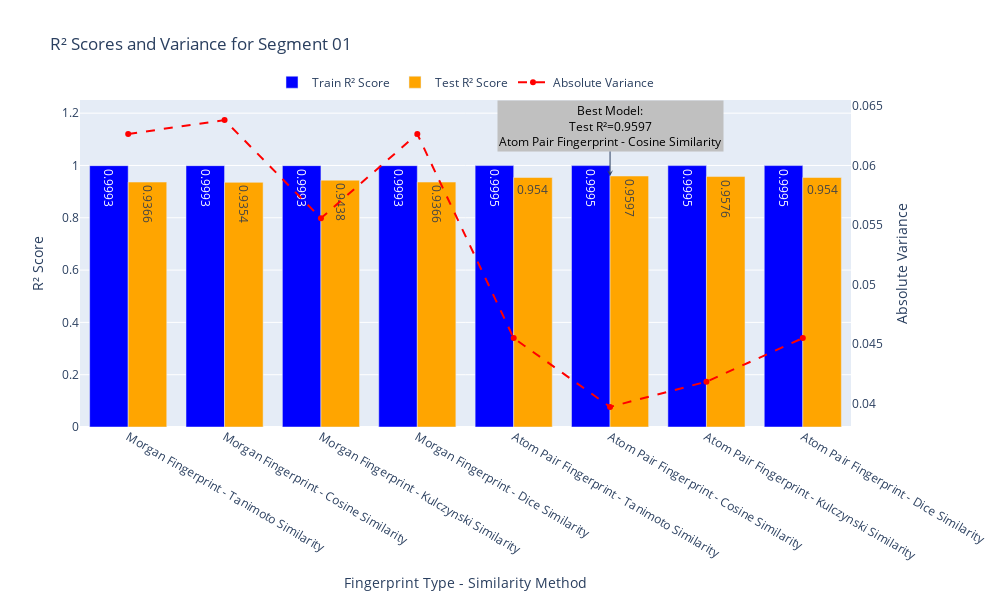
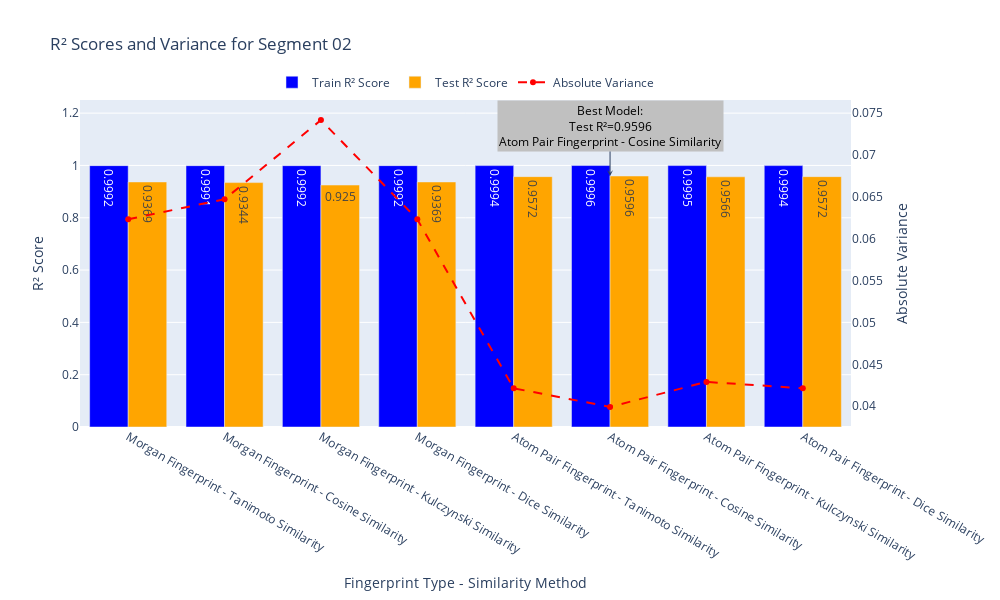
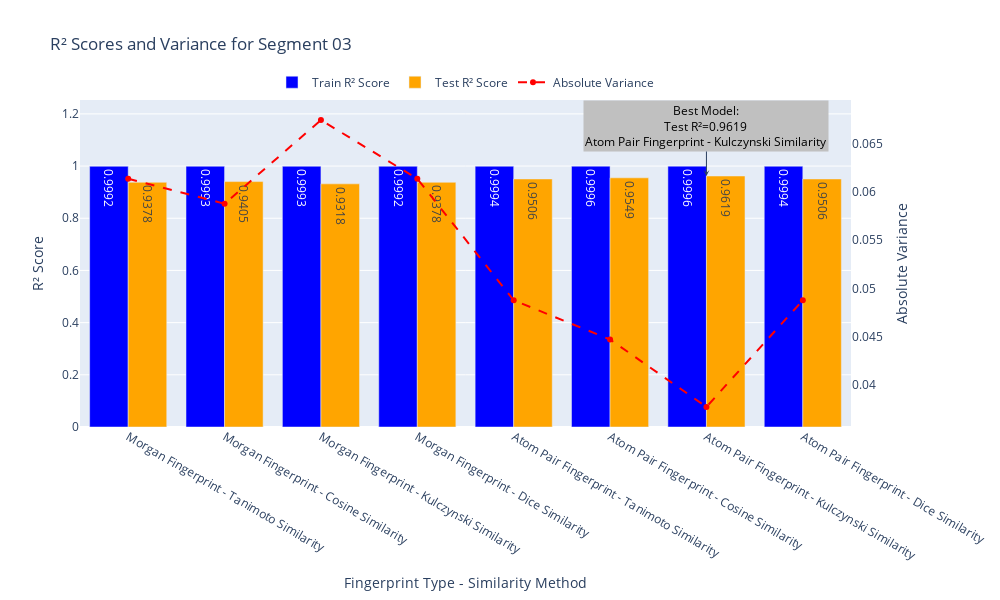
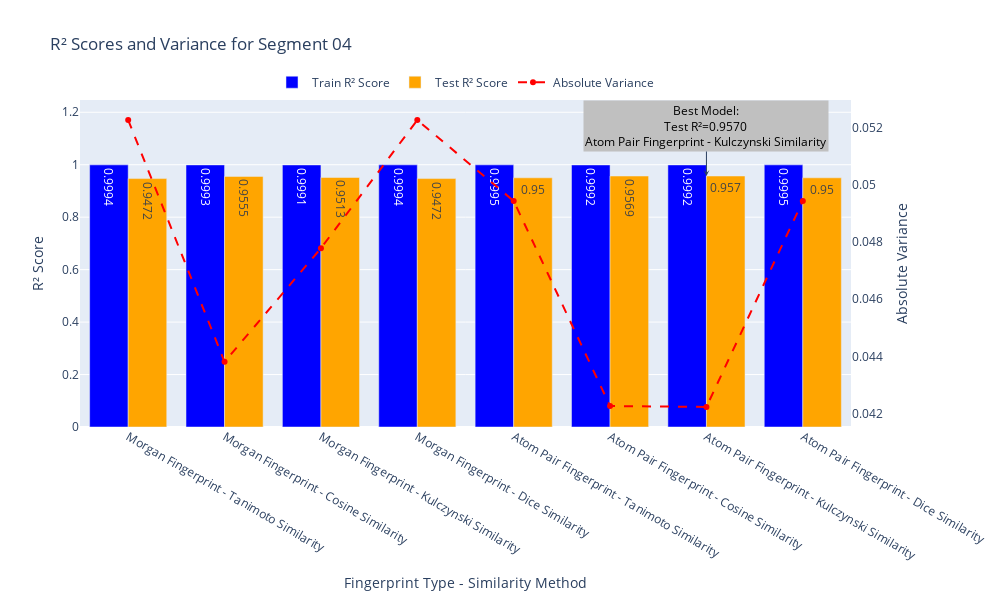

Notebook code for these charts, in order:
### Code cell
import pandas as pd
import plotly.graph_objects as go
import plotly.express as px

# Load the results from the CSV file
final_results = pd.read_csv(r"C:\Users\Chamod Peiris\Documents\Curcumin_Scripts\LUMO_Filtered_Segmented_Analysis.csv")

# Calculate the absolute variance between Train and Test R² scores
final_results['Variance'] = abs(final_results['Train R2 Score'] - final_results['Test R2 Score'])

# Create six plots, one for each segment
for segment in final_results['Segment'].unique():
    # Filter data for the current segment
    segment_data = final_results[final_results['Segment'] == segment]
    
    # Identify the best model (highest Test R² score)
    best_model = segment_data.loc[segment_data['Test R2 Score'].idxmax()]
    
    # Create a grouped bar plot for Train and Test R² scores
    fig = go.Figure()
    
    # Add bars for Train R² scores
    fig.add_trace(go.Bar(
        x=segment_data['Fingerprint Type'] + ' - ' + segment_data['Similarity Method'],
        y=segment_data['Train R2 Score'],
        name='Train R² Score',
        marker_color='blue',
        text=segment_data['Train R2 Score'].round(4),
        textposition='auto'
    ))
    
    # Add bars for Test R² scores
    fig.add_trace(go.Bar(
        x=segment_data['Fingerprint Type'] + ' - ' + segment_data['Similarity Method'],
        y=segment_data['Test R2 Score'],
        name='Test R² Score',
        marker_color='orange',
        text=segment_data['Test R2 Score'].round(4),
        textposition='auto'
    ))
    
    # Add a line for the absolute variance (secondary y-axis)
    fig.add_trace(go.Scatter(
        x=segment_data['Fingerprint Type'] + ' - ' + segment_data['Similarity Method'],
        y=segment_data['Variance'],
        mode='lines+markers',
        name='Absolute Variance',
        yaxis='y2',
        line=dict(color='red', dash='dash')
    ))
    
    # Update layout to include secondary y-axis
    fig.update_layout(
        title=f'R² Scores and Variance for {segment}',
        xaxis_title='Fingerprint Type - Similarity Method',
        yaxis_title='R² Score',
        yaxis2=dict(
            title='Absolute Variance',
            overlaying='y',
            side='right',
            showgrid=False,
            zeroline=False
        ),
        barmode='group',
        legend=dict(x=0.85, y=1.0),
        width=1000,
        height=600
    )
    
    # Add annotation for the best model
    fig.add_annotation(
        x=best_model['Fingerprint Type'] + ' - ' + best_model['Similarity Method'],
        y=best_model['Test R2 Score'],
        text=f"Best Model:<br>Test R²={best_model['Test R2 Score']:.4f}<br>{best_model['Fingerprint Type']} - {best_model['Similarity Method']}",
        showarrow=True,
        arrowhead=3,
        ax=0,
        ay=-50,
        font=dict(color="black", size=12),
        bgcolor="silver"
    )

    # legend orientation
    fig.update_layout(
    legend=dict(
        orientation='h',  # Horizontal orientation
        yanchor='bottom',
        y=1.01,  # Position above the plot
        xanchor='center',
        x=0.5  # Center horizontally
    )
)
    
    # Show the plot
    fig.show()

### Figure 1 — Plotly figure (JSON) as saved in the notebook; plotly's stock layout.template omitted (floating-point values rounded to 4 significant figures)
{"data": [{"marker": {"color": "blue"}, "name": "Train R² Score", "text": [0.9993, 0.9993, 0.9993, 0.9993, 0.9995, 0.9995, 0.9995, 0.9995], "textposition": "auto", "type": "bar", "x": ["Morgan Fingerprint - Tanimoto Similarity", "Morgan Fingerprint - Cosine Similarity", "Morgan Fingerprint - Kulczynski Similarity", "Morgan Fingerprint - Dice Similarity", "Atom Pair Fingerprint - Tanimoto Similarity", "Atom Pair Fingerprint - Cosine Similarity", "Atom Pair Fingerprint - Kulczynski Similarity", "Atom Pair Fingerprint - Dice Similarity"], "y": [0.9993, 0.9993, 0.9993, 0.9993, 0.9995, 0.9995, 0.9995, 0.9995]}, {"marker": {"color": "orange"}, "name": "Test R² Score", "text": [0.9366, 0.9354, 0.9438, 0.9366, 0.954, 0.9597, 0.9576, 0.954], "textposition": "auto", "type": "bar", "x": ["Morgan Fingerprint - Tanimoto Similarity", "Morgan Fingerprint - Cosine Similarity", "Morgan Fingerprint - Kulczynski Similarity", "Morgan Fingerprint - Dice Similarity", "Atom Pair Fingerprint - Tanimoto Similarity", "Atom Pair Fingerprint - Cosine Similarity", "Atom Pair Fingerprint - Kulczynski Similarity", "Atom Pair Fingerprint - Dice Similarity"], "y": [0.9366, 0.9354, 0.9438, 0.9366, 0.954, 0.9597, 0.9576, 0.954]}, {"line": {"color": "red", "dash": "dash"}, "mode": "lines+markers", "name": "Absolute Variance", "type": "scatter", "x": ["Morgan Fingerprint - Tanimoto Similarity", "Morgan Fingerprint - Cosine Similarity", "Morgan Fingerprint - Kulczynski Similarity", "Morgan Fingerprint - Dice Similarity", "Atom Pair Fingerprint - Tanimoto Similarity", "Atom Pair Fingerprint - Cosine Similarity", "Atom Pair Fingerprint - Kulczynski Similarity", "Atom Pair Fingerprint - Dice Similarity"], "y": [0.06265, 0.06381, 0.05558, 0.06265, 0.04552, 0.03974, 0.04186, 0.04552], "yaxis": "y2"}], "layout": {"annotations": [{"arrowhead": 3, "ax": 0, "ay": -50, "bgcolor": "silver", "font": {"color": "black", "size": 12}, "showarrow": true, "text": "Best Model:<br>Test R²=0.9597<br>Atom Pair Fingerprint - Cosine Similarity", "x": "Atom Pair Fingerprint - Cosine Similarity", "y": 0.9597}], "barmode": "group", "height": 600, "legend": {"orientation": "h", "x": 0.5, "xanchor": "center", "y": 1.01, "yanchor": "bottom"}, "title": {"text": "R² Scores and Variance for Segment 01"}, "width": 1000, "xaxis": {"title": {"text": "Fingerprint Type - Similarity Method"}}, "yaxis": {"title": {"text": "R² Score"}}, "yaxis2": {"overlaying": "y", "showgrid": false, "side": "right", "title": {"text": "Absolute Variance"}, "zeroline": false}}}

### Figure 2 — Plotly figure (JSON) as saved in the notebook; plotly's stock layout.template omitted (floating-point values rounded to 4 significant figures)
{"data": [{"marker": {"color": "blue"}, "name": "Train R² Score", "text": [0.9992, 0.9991, 0.9992, 0.9992, 0.9994, 0.9996, 0.9995, 0.9994], "textposition": "auto", "type": "bar", "x": ["Morgan Fingerprint - Tanimoto Similarity", "Morgan Fingerprint - Cosine Similarity", "Morgan Fingerprint - Kulczynski Similarity", "Morgan Fingerprint - Dice Similarity", "Atom Pair Fingerprint - Tanimoto Similarity", "Atom Pair Fingerprint - Cosine Similarity", "Atom Pair Fingerprint - Kulczynski Similarity", "Atom Pair Fingerprint - Dice Similarity"], "y": [0.9992, 0.9991, 0.9992, 0.9992, 0.9994, 0.9996, 0.9995, 0.9994]}, {"marker": {"color": "orange"}, "name": "Test R² Score", "text": [0.9369, 0.9344, 0.925, 0.9369, 0.9572, 0.9596, 0.9566, 0.9572], "textposition": "auto", "type": "bar", "x": ["Morgan Fingerprint - Tanimoto Similarity", "Morgan Fingerprint - Cosine Similarity", "Morgan Fingerprint - Kulczynski Similarity", "Morgan Fingerprint - Dice Similarity", "Atom Pair Fingerprint - Tanimoto Similarity", "Atom Pair Fingerprint - Cosine Similarity", "Atom Pair Fingerprint - Kulczynski Similarity", "Atom Pair Fingerprint - Dice Similarity"], "y": [0.9369, 0.9344, 0.925, 0.9369, 0.9572, 0.9596, 0.9566, 0.9572]}, {"line": {"color": "red", "dash": "dash"}, "mode": "lines+markers", "name": "Absolute Variance", "type": "scatter", "x": ["Morgan Fingerprint - Tanimoto Similarity", "Morgan Fingerprint - Cosine Similarity", "Morgan Fingerprint - Kulczynski Similarity", "Morgan Fingerprint - Dice Similarity", "Atom Pair Fingerprint - Tanimoto Similarity", "Atom Pair Fingerprint - Cosine Similarity", "Atom Pair Fingerprint - Kulczynski Similarity", "Atom Pair Fingerprint - Dice Similarity"], "y": [0.06232, 0.06472, 0.07416, 0.06232, 0.04215, 0.03992, 0.04291, 0.04215], "yaxis": "y2"}], "layout": {"annotations": [{"arrowhead": 3, "ax": 0, "ay": -50, "bgcolor": "silver", "font": {"color": "black", "size": 12}, "showarrow": true, "text": "Best Model:<br>Test R²=0.9596<br>Atom Pair Fingerprint - Cosine Similarity", "x": "Atom Pair Fingerprint - Cosine Similarity", "y": 0.9596}], "barmode": "group", "height": 600, "legend": {"orientation": "h", "x": 0.5, "xanchor": "center", "y": 1.01, "yanchor": "bottom"}, "title": {"text": "R² Scores and Variance for Segment 02"}, "width": 1000, "xaxis": {"title": {"text": "Fingerprint Type - Similarity Method"}}, "yaxis": {"title": {"text": "R² Score"}}, "yaxis2": {"overlaying": "y", "showgrid": false, "side": "right", "title": {"text": "Absolute Variance"}, "zeroline": false}}}

### Figure 3 — Plotly figure (JSON) as saved in the notebook; plotly's stock layout.template omitted (floating-point values rounded to 4 significant figures)
{"data": [{"marker": {"color": "blue"}, "name": "Train R² Score", "text": [0.9992, 0.9993, 0.9993, 0.9992, 0.9994, 0.9996, 0.9996, 0.9994], "textposition": "auto", "type": "bar", "x": ["Morgan Fingerprint - Tanimoto Similarity", "Morgan Fingerprint - Cosine Similarity", "Morgan Fingerprint - Kulczynski Similarity", "Morgan Fingerprint - Dice Similarity", "Atom Pair Fingerprint - Tanimoto Similarity", "Atom Pair Fingerprint - Cosine Similarity", "Atom Pair Fingerprint - Kulczynski Similarity", "Atom Pair Fingerprint - Dice Similarity"], "y": [0.9992, 0.9993, 0.9993, 0.9992, 0.9994, 0.9996, 0.9996, 0.9994]}, {"marker": {"color": "orange"}, "name": "Test R² Score", "text": [0.9378, 0.9405, 0.9318, 0.9378, 0.9506, 0.9549, 0.9619, 0.9506], "textposition": "auto", "type": "bar", "x": ["Morgan Fingerprint - Tanimoto Similarity", "Morgan Fingerprint - Cosine Similarity", "Morgan Fingerprint - Kulczynski Similarity", "Morgan Fingerprint - Dice Similarity", "Atom Pair Fingerprint - Tanimoto Similarity", "Atom Pair Fingerprint - Cosine Similarity", "Atom Pair Fingerprint - Kulczynski Similarity", "Atom Pair Fingerprint - Dice Similarity"], "y": [0.9378, 0.9405, 0.9318, 0.9378, 0.9506, 0.9549, 0.9619, 0.9506]}, {"line": {"color": "red", "dash": "dash"}, "mode": "lines+markers", "name": "Absolute Variance", "type": "scatter", "x": ["Morgan Fingerprint - Tanimoto Similarity", "Morgan Fingerprint - Cosine Similarity", "Morgan Fingerprint - Kulczynski Similarity", "Morgan Fingerprint - Dice Similarity", "Atom Pair Fingerprint - Tanimoto Similarity", "Atom Pair Fingerprint - Cosine Similarity", "Atom Pair Fingerprint - Kulczynski Similarity", "Atom Pair Fingerprint - Dice Similarity"], "y": [0.06138, 0.05879, 0.06745, 0.06138, 0.04878, 0.04471, 0.03773, 0.04878], "yaxis": "y2"}], "layout": {"annotations": [{"arrowhead": 3, "ax": 0, "ay": -50, "bgcolor": "silver", "font": {"color": "black", "size": 12}, "showarrow": true, "text": "Best Model:<br>Test R²=0.9619<br>Atom Pair Fingerprint - Kulczynski Similarity", "x": "Atom Pair Fingerprint - Kulczynski Similarity", "y": 0.9619}], "barmode": "group", "height": 600, "legend": {"orientation": "h", "x": 0.5, "xanchor": "center", "y": 1.01, "yanchor": "bottom"}, "title": {"text": "R² Scores and Variance for Segment 03"}, "width": 1000, "xaxis": {"title": {"text": "Fingerprint Type - Similarity Method"}}, "yaxis": {"title": {"text": "R² Score"}}, "yaxis2": {"overlaying": "y", "showgrid": false, "side": "right", "title": {"text": "Absolute Variance"}, "zeroline": false}}}

### Figure 4 — Plotly figure (JSON) as saved in the notebook; plotly's stock layout.template omitted (floating-point values rounded to 4 significant figures)
{"data": [{"marker": {"color": "blue"}, "name": "Train R² Score", "text": [0.9994, 0.9993, 0.9991, 0.9994, 0.9995, 0.9992, 0.9992, 0.9995], "textposition": "auto", "type": "bar", "x": ["Morgan Fingerprint - Tanimoto Similarity", "Morgan Fingerprint - Cosine Similarity", "Morgan Fingerprint - Kulczynski Similarity", "Morgan Fingerprint - Dice Similarity", "Atom Pair Fingerprint - Tanimoto Similarity", "Atom Pair Fingerprint - Cosine Similarity", "Atom Pair Fingerprint - Kulczynski Similarity", "Atom Pair Fingerprint - Dice Similarity"], "y": [0.9994, 0.9993, 0.9991, 0.9994, 0.9995, 0.9992, 0.9992, 0.9995]}, {"marker": {"color": "orange"}, "name": "Test R² Score", "text": [0.9472, 0.9555, 0.9513, 0.9472, 0.95, 0.9569, 0.957, 0.95], "textposition": "auto", "type": "bar", "x": ["Morgan Fingerprint - Tanimoto Similarity", "Morgan Fingerprint - Cosine Similarity", "Morgan Fingerprint - Kulczynski Similarity", "Morgan Fingerprint - Dice Similarity", "Atom Pair Fingerprint - Tanimoto Similarity", "Atom Pair Fingerprint - Cosine Similarity", "Atom Pair Fingerprint - Kulczynski Similarity", "Atom Pair Fingerprint - Dice Similarity"], "y": [0.9472, 0.9555, 0.9513, 0.9472, 0.95, 0.9569, 0.957, 0.95]}, {"line": {"color": "red", "dash": "dash"}, "mode": "lines+markers", "name": "Absolute Variance", "type": "scatter", "x": ["Morgan Fingerprint - Tanimoto Similarity", "Morgan Fingerprint - Cosine Similarity", "Morgan Fingerprint - Kulczynski Similarity", "Morgan Fingerprint - Dice Similarity", "Atom Pair Fingerprint - Tanimoto Similarity", "Atom Pair Fingerprint - Cosine Similarity", "Atom Pair Fingerprint - Kulczynski Similarity", "Atom Pair Fingerprint - Dice Similarity"], "y": [0.05228, 0.04381, 0.04779, 0.05228, 0.04945, 0.04226, 0.04223, 0.04945], "yaxis": "y2"}], "layout": {"annotations": [{"arrowhead": 3, "ax": 0, "ay": -50, "bgcolor": "silver", "font": {"color": "black", "size": 12}, "showarrow": true, "text": "Best Model:<br>Test R²=0.9570<br>Atom Pair Fingerprint - Kulczynski Similarity", "x": "Atom Pair Fingerprint - Kulczynski Similarity", "y": 0.957}], "barmode": "group", "height": 600, "legend": {"orientation": "h", "x": 0.5, "xanchor": "center", "y": 1.01, "yanchor": "bottom"}, "title": {"text": "R² Scores and Variance for Segment 04"}, "width": 1000, "xaxis": {"title": {"text": "Fingerprint Type - Similarity Method"}}, "yaxis": {"title": {"text": "R² Score"}}, "yaxis2": {"overlaying": "y", "showgrid": false, "side": "right", "title": {"text": "Absolute Variance"}, "zeroline": false}}}
